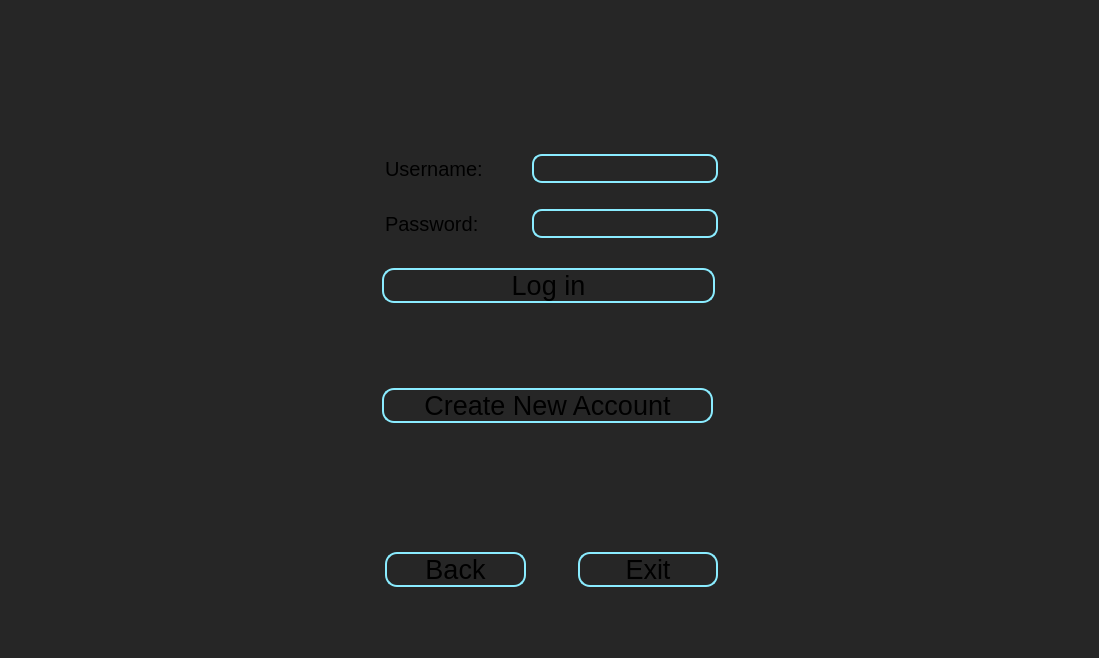
<?xml version="1.0" encoding="UTF-8"?>
<ui version="4.0">
 <class>MainWindow</class>
 <widget class="QMainWindow" name="MainWindow">
  <property name="geometry">
   <rect>
    <x>0</x>
    <y>0</y>
    <width>1099</width>
    <height>658</height>
   </rect>
  </property>
  <property name="windowTitle">
   <string>MainWindow</string>
  </property>
  <property name="styleSheet">
   <string notr="true">background-color: #262626</string>
  </property>
  <widget class="QWidget" name="centralwidget">
   <property name="styleSheet">
    <string notr="true">background-color: #262626</string>
   </property>
   <layout class="QGridLayout" name="gridLayout">
    <item row="0" column="2">
     <widget class="QStackedWidget" name="stackedWidget">
      <property name="sizePolicy">
       <sizepolicy hsizetype="Preferred" vsizetype="Preferred">
        <horstretch>0</horstretch>
        <verstretch>0</verstretch>
       </sizepolicy>
      </property>
      <property name="autoFillBackground">
       <bool>false</bool>
      </property>
      <property name="styleSheet">
       <string notr="true">background-color: #262626</string>
      </property>
      <property name="currentIndex">
       <number>0</number>
      </property>
      <widget class="QWidget" name="page">
       <property name="autoFillBackground">
        <bool>false</bool>
       </property>
       <layout class="QGridLayout" name="gridLayout_5">
        <item row="0" column="3">
         <spacer name="horizontalSpacer_2">
          <property name="orientation">
           <enum>Qt::Horizontal</enum>
          </property>
          <property name="sizeHint" stdset="0">
           <size>
            <width>297</width>
            <height>20</height>
           </size>
          </property>
         </spacer>
        </item>
        <item row="0" column="0">
         <spacer name="horizontalSpacer">
          <property name="orientation">
           <enum>Qt::Horizontal</enum>
          </property>
          <property name="sizeHint" stdset="0">
           <size>
            <width>297</width>
            <height>20</height>
           </size>
          </property>
         </spacer>
        </item>
        <item row="0" column="2">
         <widget class="QStackedWidget" name="stackedWidget_2">
          <property name="styleSheet">
           <string notr="true"/>
          </property>
          <property name="currentIndex">
           <number>1</number>
          </property>
          <widget class="QWidget" name="page_1">
           <layout class="QGridLayout" name="gridLayout_2">
            <item row="4" column="0">
             <spacer name="verticalSpacer_5">
              <property name="orientation">
               <enum>Qt::Vertical</enum>
              </property>
              <property name="sizeType">
               <enum>QSizePolicy::Fixed</enum>
              </property>
              <property name="sizeHint" stdset="0">
               <size>
                <width>20</width>
                <height>40</height>
               </size>
              </property>
             </spacer>
            </item>
            <item row="6" column="0">
             <widget class="QPushButton" name="exitButton">
              <property name="styleSheet">
               <string notr="true">QPushButton { 
font: 20pt;
border: 2px solid #8aecff;
border-radius: 12px;
} 

QPushButton:hover {
background-color: #525252;
}</string>
              </property>
              <property name="text">
               <string>Exit</string>
              </property>
             </widget>
            </item>
            <item row="1" column="0" alignment="Qt::AlignHCenter|Qt::AlignTop">
             <widget class="QLabel" name="appLogo">
              <property name="text">
               <string>&lt;html&gt;&lt;head/&gt;&lt;body&gt;&lt;p&gt;&lt;span style=&quot; font-size:28pt;&quot;&gt;Depeche&lt;/span&gt;&lt;/p&gt;&lt;/body&gt;&lt;/html&gt;</string>
              </property>
             </widget>
            </item>
            <item row="0" column="0">
             <spacer name="verticalSpacer">
              <property name="orientation">
               <enum>Qt::Vertical</enum>
              </property>
              <property name="sizeType">
               <enum>QSizePolicy::Maximum</enum>
              </property>
              <property name="sizeHint" stdset="0">
               <size>
                <width>20</width>
                <height>40</height>
               </size>
              </property>
             </spacer>
            </item>
            <item row="2" column="0" alignment="Qt::AlignTop">
             <widget class="QPushButton" name="startButton">
              <property name="styleSheet">
               <string notr="true">QPushButton { 
font: 20pt;
border: 2px solid #8aecff;
border-radius: 12px;
} 

QPushButton:hover {
background-color: #525252;
}</string>
              </property>
              <property name="text">
               <string>Start</string>
              </property>
             </widget>
            </item>
           </layout>
          </widget>
          <widget class="QWidget" name="page_3">
           <widget class="QPushButton" name="loginButton">
            <property name="geometry">
             <rect>
              <x>10</x>
              <y>250</y>
              <width>333</width>
              <height>35</height>
             </rect>
            </property>
            <property name="font">
             <font>
              <pointsize>20</pointsize>
              <italic>false</italic>
              <bold>false</bold>
             </font>
            </property>
            <property name="styleSheet">
             <string notr="true">QPushButton { 
font: 20pt;
border: 2px solid #8aecff;
border-radius: 12px;
} 

QPushButton:hover {
background-color: #525252;
}</string>
            </property>
            <property name="text">
             <string>Log in</string>
            </property>
           </widget>
           <widget class="QLabel" name="client_error_reason_label_2">
            <property name="geometry">
             <rect>
              <x>13</x>
              <y>467</y>
              <width>333</width>
              <height>17</height>
             </rect>
            </property>
            <property name="sizePolicy">
             <sizepolicy hsizetype="Preferred" vsizetype="Fixed">
              <horstretch>0</horstretch>
              <verstretch>0</verstretch>
             </sizepolicy>
            </property>
            <property name="styleSheet">
             <string notr="true">color: red;</string>
            </property>
            <property name="text">
             <string/>
            </property>
           </widget>
           <widget class="QLineEdit" name="loginLine">
            <property name="geometry">
             <rect>
              <x>160</x>
              <y>136</y>
              <width>186</width>
              <height>29</height>
             </rect>
            </property>
            <property name="font">
             <font>
              <pointsize>15</pointsize>
             </font>
            </property>
            <property name="styleSheet">
             <string notr="true">border: 2px solid #8aecff; border-radius: 10px;
color: white;</string>
            </property>
            <property name="text">
             <string/>
            </property>
           </widget>
           <widget class="QLabel" name="client_potential_errors_label_2">
            <property name="geometry">
             <rect>
              <x>13</x>
              <y>318</y>
              <width>333</width>
              <height>17</height>
             </rect>
            </property>
            <property name="sizePolicy">
             <sizepolicy hsizetype="Preferred" vsizetype="Maximum">
              <horstretch>0</horstretch>
              <verstretch>0</verstretch>
             </sizepolicy>
            </property>
            <property name="styleSheet">
             <string notr="true">color:red;</string>
            </property>
            <property name="text">
             <string/>
            </property>
           </widget>
           <widget class="QPushButton" name="exitButton_4">
            <property name="geometry">
             <rect>
              <x>206</x>
              <y>534</y>
              <width>140</width>
              <height>35</height>
             </rect>
            </property>
            <property name="styleSheet">
             <string notr="true">QPushButton { 
font: 20pt;
border: 2px solid #8aecff;
border-radius: 12px;
} 

QPushButton:hover {
background-color: #525252;
}</string>
            </property>
            <property name="text">
             <string>Exit</string>
            </property>
           </widget>
           <widget class="QLineEdit" name="passwordLine">
            <property name="geometry">
             <rect>
              <x>160</x>
              <y>191</y>
              <width>186</width>
              <height>29</height>
             </rect>
            </property>
            <property name="font">
             <font>
              <pointsize>15</pointsize>
             </font>
            </property>
            <property name="styleSheet">
             <string notr="true">border: 2px solid #8aecff; border-radius: 10px;
color: white;</string>
            </property>
            <property name="text">
             <string/>
            </property>
            <property name="echoMode">
             <enum>QLineEdit::Password</enum>
            </property>
           </widget>
           <widget class="QPushButton" name="backButton_4">
            <property name="enabled">
             <bool>true</bool>
            </property>
            <property name="geometry">
             <rect>
              <x>13</x>
              <y>534</y>
              <width>141</width>
              <height>35</height>
             </rect>
            </property>
            <property name="font">
             <font>
              <pointsize>20</pointsize>
              <italic>false</italic>
              <bold>false</bold>
             </font>
            </property>
            <property name="styleSheet">
             <string notr="true">QPushButton { 
font: 20pt;
border: 2px solid #8aecff;
border-radius: 12px;
} 

QPushButton:hover {
background-color: #525252;
}</string>
            </property>
            <property name="text">
             <string>Back</string>
            </property>
           </widget>
           <widget class="QLabel" name="label_8">
            <property name="geometry">
             <rect>
              <x>13</x>
              <y>136</y>
              <width>141</width>
              <height>29</height>
             </rect>
            </property>
            <property name="font">
             <font>
              <pointsize>15</pointsize>
             </font>
            </property>
            <property name="styleSheet">
             <string notr="true">background-color: none;</string>
            </property>
            <property name="text">
             <string>Username:</string>
            </property>
            <property name="alignment">
             <set>Qt::AlignLeading|Qt::AlignLeft|Qt::AlignVCenter</set>
            </property>
           </widget>
           <widget class="QLabel" name="label_6">
            <property name="geometry">
             <rect>
              <x>13</x>
              <y>191</y>
              <width>141</width>
              <height>29</height>
             </rect>
            </property>
            <property name="font">
             <font>
              <pointsize>15</pointsize>
             </font>
            </property>
            <property name="styleSheet">
             <string notr="true">background-color: none;</string>
            </property>
            <property name="text">
             <string>Password:</string>
            </property>
            <property name="alignment">
             <set>Qt::AlignLeading|Qt::AlignLeft|Qt::AlignVCenter</set>
            </property>
           </widget>
           <widget class="QPushButton" name="createNewAccBtn">
            <property name="geometry">
             <rect>
              <x>10</x>
              <y>370</y>
              <width>331</width>
              <height>35</height>
             </rect>
            </property>
            <property name="font">
             <font>
              <pointsize>20</pointsize>
              <italic>false</italic>
              <bold>false</bold>
             </font>
            </property>
            <property name="styleSheet">
             <string notr="true">QPushButton { 
font: 20pt;
border: 2px solid #8aecff;
border-radius: 12px;
} 

QPushButton:hover {
background-color: #525252;
}</string>
            </property>
            <property name="text">
             <string>Create New Account</string>
            </property>
           </widget>
          </widget>
          <widget class="QWidget" name="page_4">
           <widget class="QLabel" name="label_18">
            <property name="geometry">
             <rect>
              <x>13</x>
              <y>136</y>
              <width>141</width>
              <height>29</height>
             </rect>
            </property>
            <property name="font">
             <font>
              <pointsize>15</pointsize>
             </font>
            </property>
            <property name="styleSheet">
             <string notr="true">background-color: none;</string>
            </property>
            <property name="text">
             <string>Username:</string>
            </property>
            <property name="alignment">
             <set>Qt::AlignLeading|Qt::AlignLeft|Qt::AlignVCenter</set>
            </property>
           </widget>
           <widget class="QLineEdit" name="username_le_5">
            <property name="geometry">
             <rect>
              <x>160</x>
              <y>136</y>
              <width>186</width>
              <height>29</height>
             </rect>
            </property>
            <property name="font">
             <font>
              <pointsize>15</pointsize>
             </font>
            </property>
            <property name="styleSheet">
             <string notr="true">border: 2px solid #8aecff; border-radius: 10px;
color: white;</string>
            </property>
            <property name="text">
             <string/>
            </property>
           </widget>
           <widget class="QPushButton" name="createAccBtn">
            <property name="geometry">
             <rect>
              <x>10</x>
              <y>250</y>
              <width>333</width>
              <height>35</height>
             </rect>
            </property>
            <property name="font">
             <font>
              <pointsize>20</pointsize>
              <italic>false</italic>
              <bold>false</bold>
             </font>
            </property>
            <property name="styleSheet">
             <string notr="true">QPushButton { 
font: 20pt;
border: 2px solid #8aecff;
border-radius: 12px;
} 

QPushButton:hover {
background-color: #525252;
}</string>
            </property>
            <property name="text">
             <string>Create</string>
            </property>
           </widget>
           <widget class="QLabel" name="label_19">
            <property name="geometry">
             <rect>
              <x>13</x>
              <y>191</y>
              <width>141</width>
              <height>29</height>
             </rect>
            </property>
            <property name="font">
             <font>
              <pointsize>15</pointsize>
             </font>
            </property>
            <property name="styleSheet">
             <string notr="true">background-color: none;</string>
            </property>
            <property name="text">
             <string>Password:</string>
            </property>
            <property name="alignment">
             <set>Qt::AlignLeading|Qt::AlignLeft|Qt::AlignVCenter</set>
            </property>
           </widget>
           <widget class="QPushButton" name="backButton_8">
            <property name="enabled">
             <bool>true</bool>
            </property>
            <property name="geometry">
             <rect>
              <x>13</x>
              <y>534</y>
              <width>141</width>
              <height>35</height>
             </rect>
            </property>
            <property name="font">
             <font>
              <pointsize>20</pointsize>
              <italic>false</italic>
              <bold>false</bold>
             </font>
            </property>
            <property name="styleSheet">
             <string notr="true">QPushButton { 
font: 20pt;
border: 2px solid #8aecff;
border-radius: 12px;
} 

QPushButton:hover {
background-color: #525252;
}</string>
            </property>
            <property name="text">
             <string>Back</string>
            </property>
           </widget>
           <widget class="QPushButton" name="exitButton_9">
            <property name="geometry">
             <rect>
              <x>206</x>
              <y>534</y>
              <width>140</width>
              <height>35</height>
             </rect>
            </property>
            <property name="styleSheet">
             <string notr="true">QPushButton { 
font: 20pt;
border: 2px solid #8aecff;
border-radius: 12px;
} 

QPushButton:hover {
background-color: #525252;
}</string>
            </property>
            <property name="text">
             <string>Exit</string>
            </property>
           </widget>
           <widget class="QLineEdit" name="ip_address_le_7">
            <property name="geometry">
             <rect>
              <x>160</x>
              <y>191</y>
              <width>186</width>
              <height>29</height>
             </rect>
            </property>
            <property name="font">
             <font>
              <pointsize>15</pointsize>
             </font>
            </property>
            <property name="styleSheet">
             <string notr="true">border: 2px solid #8aecff; border-radius: 10px;
color: white;</string>
            </property>
            <property name="text">
             <string/>
            </property>
            <property name="echoMode">
             <enum>QLineEdit::Password</enum>
            </property>
           </widget>
          </widget>
          <widget class="QWidget" name="page_6">
           <widget class="QPushButton" name="joinRoomButton">
            <property name="geometry">
             <rect>
              <x>10</x>
              <y>460</y>
              <width>331</width>
              <height>35</height>
             </rect>
            </property>
            <property name="styleSheet">
             <string notr="true">QPushButton { 
font: 20pt;
border: 2px solid #8aecff;
border-radius: 12px;
} 

QPushButton:hover {
background-color: #525252;
}</string>
            </property>
            <property name="text">
             <string>Join</string>
            </property>
           </widget>
           <widget class="QListWidget" name="roomsList">
            <property name="geometry">
             <rect>
              <x>10</x>
              <y>50</y>
              <width>331</width>
              <height>381</height>
             </rect>
            </property>
            <property name="font">
             <font>
              <pointsize>20</pointsize>
              <italic>false</italic>
              <bold>false</bold>
              <kerning>false</kerning>
             </font>
            </property>
            <property name="styleSheet">
             <string notr="true">background: white;
border: 2px solid #8aecff; 
border-bottom-left-radius: 10px;
border-bottom-right-radius: 10px;
border-top-left-radius: 10px;
border-top-right-radius: 10px;
background-color: #54525e;</string>
            </property>
            <item>
             <property name="text">
              <string>7777</string>
             </property>
            </item>
           </widget>
           <widget class="QLabel" name="label">
            <property name="geometry">
             <rect>
              <x>130</x>
              <y>0</y>
              <width>91</width>
              <height>41</height>
             </rect>
            </property>
            <property name="font">
             <font>
              <pointsize>20</pointsize>
             </font>
            </property>
            <property name="text">
             <string>Rooms:</string>
            </property>
           </widget>
           <widget class="QWidget" name="layoutWidget">
            <property name="geometry">
             <rect>
              <x>9</x>
              <y>534</y>
              <width>331</width>
              <height>37</height>
             </rect>
            </property>
            <layout class="QHBoxLayout" name="horizontalLayout">
             <item>
              <widget class="QPushButton" name="returnFromRoomsBtn">
               <property name="enabled">
                <bool>true</bool>
               </property>
               <property name="font">
                <font>
                 <pointsize>20</pointsize>
                 <italic>false</italic>
                 <bold>false</bold>
                </font>
               </property>
               <property name="styleSheet">
                <string notr="true">QPushButton { 
font: 20pt;
border: 2px solid #8aecff;
border-radius: 12px;
} 

QPushButton:hover {
background-color: #525252;
}</string>
               </property>
               <property name="text">
                <string>Back</string>
               </property>
              </widget>
             </item>
             <item>
              <spacer name="horizontalSpacer_4">
               <property name="orientation">
                <enum>Qt::Horizontal</enum>
               </property>
               <property name="sizeType">
                <enum>QSizePolicy::Fixed</enum>
               </property>
               <property name="sizeHint" stdset="0">
                <size>
                 <width>40</width>
                 <height>20</height>
                </size>
               </property>
              </spacer>
             </item>
             <item>
              <widget class="QPushButton" name="exitButton_2">
               <property name="enabled">
                <bool>true</bool>
               </property>
               <property name="styleSheet">
                <string notr="true">QPushButton { 
font: 20pt;
border: 2px solid #8aecff;
border-radius: 12px;
} 

QPushButton:hover {
background-color: #525252;
}</string>
               </property>
               <property name="text">
                <string>Exit</string>
               </property>
              </widget>
             </item>
            </layout>
           </widget>
          </widget>
         </widget>
        </item>
       </layout>
      </widget>
      <widget class="QWidget" name="page_2">
       <layout class="QGridLayout" name="gridLayout_12">
        <item row="2" column="1">
         <layout class="QGridLayout" name="gridLayout_10" rowstretch="0">
          <property name="leftMargin">
           <number>0</number>
          </property>
          <property name="rightMargin">
           <number>0</number>
          </property>
          <property name="horizontalSpacing">
           <number>0</number>
          </property>
          <item row="0" column="1">
           <layout class="QGridLayout" name="gridLayout_11">
            <property name="leftMargin">
             <number>0</number>
            </property>
            <property name="spacing">
             <number>0</number>
            </property>
            <item row="0" column="0" rowspan="2">
             <widget class="QPushButton" name="sendButton">
              <property name="sizePolicy">
               <sizepolicy hsizetype="Minimum" vsizetype="Minimum">
                <horstretch>0</horstretch>
                <verstretch>0</verstretch>
               </sizepolicy>
              </property>
              <property name="minimumSize">
               <size>
                <width>60</width>
                <height>0</height>
               </size>
              </property>
              <property name="maximumSize">
               <size>
                <width>75</width>
                <height>73</height>
               </size>
              </property>
              <property name="styleSheet">
               <string notr="true">QPushButton {
border: 1px solid #8aecff; border-radius: 10px;
background-color: #54525e;
}

QPushButton:hover {
background-color: #333238;
}</string>
              </property>
              <property name="text">
               <string/>
              </property>
              <property name="iconSize">
               <size>
                <width>64</width>
                <height>64</height>
               </size>
              </property>
             </widget>
            </item>
           </layout>
          </item>
          <item row="0" column="0">
           <widget class="QTextEdit" name="inputTextEdit">
            <property name="sizePolicy">
             <sizepolicy hsizetype="Expanding" vsizetype="Maximum">
              <horstretch>0</horstretch>
              <verstretch>0</verstretch>
             </sizepolicy>
            </property>
            <property name="maximumSize">
             <size>
              <width>16777215</width>
              <height>75</height>
             </size>
            </property>
            <property name="styleSheet">
             <string notr="true">border: 1px solid #8aecff; border-radius: 10px;
/*background-color: #4d504f;*/
background-color: #54525e;

</string>
            </property>
            <property name="lineWidth">
             <number>1</number>
            </property>
           </widget>
          </item>
         </layout>
        </item>
        <item row="0" column="1" colspan="2">
         <layout class="QGridLayout" name="gridLayout_7">
          <property name="rightMargin">
           <number>6</number>
          </property>
          <property name="horizontalSpacing">
           <number>0</number>
          </property>
          <item row="0" column="3">
           <widget class="QPushButton" name="exitLobbyButton">
            <property name="sizePolicy">
             <sizepolicy hsizetype="Maximum" vsizetype="Fixed">
              <horstretch>0</horstretch>
              <verstretch>0</verstretch>
             </sizepolicy>
            </property>
            <property name="minimumSize">
             <size>
              <width>70</width>
              <height>40</height>
             </size>
            </property>
            <property name="styleSheet">
             <string notr="true">QPushButton { 
font: 15pt;
border: 1px solid #8aecff;
border-radius: 12px;
background-color: #54525e;
} 

QPushButton:hover {
background-color: #333238;
}</string>
            </property>
            <property name="text">
             <string>Exit</string>
            </property>
           </widget>
          </item>
          <item row="0" column="2">
           <widget class="QPushButton" name="leaveLobbyButton">
            <property name="sizePolicy">
             <sizepolicy hsizetype="Maximum" vsizetype="Fixed">
              <horstretch>0</horstretch>
              <verstretch>0</verstretch>
             </sizepolicy>
            </property>
            <property name="minimumSize">
             <size>
              <width>180</width>
              <height>40</height>
             </size>
            </property>
            <property name="styleSheet">
             <string notr="true">QPushButton { 
font: 15pt;
border: 1px solid #8aecff;
border-radius: 12px;
background-color: #54525e;
} 

QPushButton:hover {
background-color: #333238;
}</string>
            </property>
            <property name="text">
             <string>Leave room</string>
            </property>
           </widget>
          </item>
          <item row="0" column="1">
           <widget class="QLabel" name="roomname_label">
            <property name="sizePolicy">
             <sizepolicy hsizetype="Minimum" vsizetype="Fixed">
              <horstretch>0</horstretch>
              <verstretch>0</verstretch>
             </sizepolicy>
            </property>
            <property name="minimumSize">
             <size>
              <width>0</width>
              <height>40</height>
             </size>
            </property>
            <property name="styleSheet">
             <string notr="true">border: 1px solid #8aecff;
border-radius: 10px;
background-color: #54525e;</string>
            </property>
            <property name="text">
             <string/>
            </property>
           </widget>
          </item>
         </layout>
        </item>
        <item row="0" column="0" rowspan="3">
         <layout class="QGridLayout" name="gridLayout_8">
          <property name="sizeConstraint">
           <enum>QLayout::SetFixedSize</enum>
          </property>
          <property name="topMargin">
           <number>0</number>
          </property>
          <property name="bottomMargin">
           <number>0</number>
          </property>
          <property name="horizontalSpacing">
           <number>6</number>
          </property>
          <property name="verticalSpacing">
           <number>0</number>
          </property>
          <item row="1" column="0">
           <widget class="QListWidget" name="userlistWidget">
            <property name="sizePolicy">
             <sizepolicy hsizetype="Fixed" vsizetype="MinimumExpanding">
              <horstretch>0</horstretch>
              <verstretch>0</verstretch>
             </sizepolicy>
            </property>
            <property name="minimumSize">
             <size>
              <width>100</width>
              <height>0</height>
             </size>
            </property>
            <property name="maximumSize">
             <size>
              <width>500</width>
              <height>16777215</height>
             </size>
            </property>
            <property name="styleSheet">
             <string notr="true">border: 1px solid #8aecff; 
border-top: none;
border: 1px solid #8aecff; 
border-bottom-left-radius: 10px;
border-bottom-right-radius: 10px;
background-color: #54525e;</string>
            </property>
            <property name="movement">
             <enum>QListView::Static</enum>
            </property>
            <property name="flow">
             <enum>QListView::TopToBottom</enum>
            </property>
            <property name="viewMode">
             <enum>QListView::ListMode</enum>
            </property>
           </widget>
          </item>
          <item row="0" column="0">
           <widget class="QLabel" name="label_10">
            <property name="sizePolicy">
             <sizepolicy hsizetype="Minimum" vsizetype="Minimum">
              <horstretch>0</horstretch>
              <verstretch>0</verstretch>
             </sizepolicy>
            </property>
            <property name="minimumSize">
             <size>
              <width>100</width>
              <height>40</height>
             </size>
            </property>
            <property name="styleSheet">
             <string notr="true">border: 1px solid #8aecff; 
border-top-left-radius: 10px;
border-top-right-radius: 10px;
background-color: #54525e;
font: 15pt;
</string>
            </property>
            <property name="text">
             <string>online users</string>
            </property>
            <property name="alignment">
             <set>Qt::AlignCenter</set>
            </property>
           </widget>
          </item>
         </layout>
        </item>
        <item row="1" column="1" colspan="2">
         <layout class="QGridLayout" name="gridLayout_9" rowstretch="0" columnstretch="0">
          <property name="rightMargin">
           <number>6</number>
          </property>
          <item row="0" column="0">
           <widget class="QPlainTextEdit" name="chatTextWidget">
            <property name="styleSheet">
             <string notr="true">border: 1px solid #8aecff; border-radius: 10px;
background-color: #54525e;</string>
            </property>
           </widget>
          </item>
         </layout>
        </item>
       </layout>
      </widget>
     </widget>
    </item>
   </layout>
  </widget>
  <widget class="QMenuBar" name="menubar">
   <property name="geometry">
    <rect>
     <x>0</x>
     <y>0</y>
     <width>1099</width>
     <height>22</height>
    </rect>
   </property>
   <property name="styleSheet">
    <string notr="true">background-color: #262626</string>
   </property>
  </widget>
  <widget class="QStatusBar" name="statusbar">
   <property name="styleSheet">
    <string notr="true">background-color: #262626</string>
   </property>
  </widget>
 </widget>
 <tabstops>
  <tabstop>exitButton</tabstop>
  <tabstop>returnFromRoomsBtn</tabstop>
  <tabstop>exitButton_2</tabstop>
  <tabstop>inputTextEdit</tabstop>
  <tabstop>sendButton</tabstop>
  <tabstop>userlistWidget</tabstop>
  <tabstop>chatTextWidget</tabstop>
  <tabstop>leaveLobbyButton</tabstop>
  <tabstop>exitLobbyButton</tabstop>
 </tabstops>
 <resources/>
 <connections/>
</ui>
